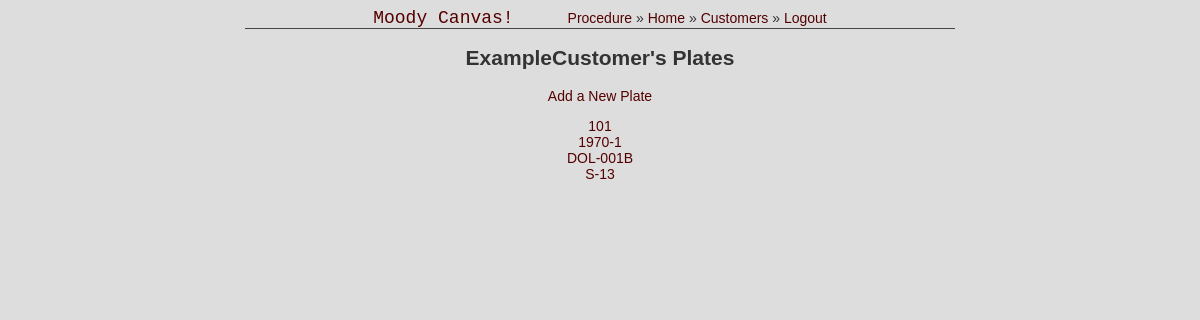
The app's page /Moody/ExampleCustomer/ (signed in) with its own data.
### Moody/models.py (models this page shows, shortened)
class Customer(models.Model):
    cust_name = models.CharField(max_length=50)

class Plate(models.Model):
    cust_id = models.ForeignKey(Customer, on_delete=models.CASCADE)
    plate_id = models.CharField(max_length=50)
    plate_sn = models.CharField(max_length=50)
    plate_mfr = models.CharField(max_length=50)
    plate_wid = models.IntegerField()
    plate_len = models.IntegerField()
    def __str__(self):
        return self.plate_id

### Moody/views.py (the view)
# urls.py: path('<str:custname>/', views.PlatesView.as_view(), name='plates'),
class PlatesView(generic.ListView):
    template_name = 'Moody/plates.html'
    context_object_name = 'plate_list'
    def get_queryset(self):
        return Plate.objects.filter(cust_id=Customer.objects.get(cust_name=self.kwargs['custname']))

### Moody/templates/Moody/plates.html (shortened to what this page needs)
<!DOCTYPE html>
<html>
<head>
</head>
<body>
    <div id="header">
        <ul id="nav">
            <li><a href="{% url 'home:index' %}" style="font-size: 18px; font-family: Courier New, Courier, monospace; margin-right: 50px;">Moody Canvas!</a></li>
            <li><a rel="dead placeholder link">Procedure</a> &raquo;</li>
            <li><a href="{% url 'Moody:index' %}">Home</a> &raquo;</li>
            <li><a href="{% url 'Moody:customers' %}">Customers</a>{% if user.is_authenticated %} &raquo;</li>
            <li><a href="{% url 'logout' %}">Logout</a>{% endif %}</li>
        </ul>
    </div>
{% if not plate_list %}
    <h2>No plates for {{ view.kwargs.custname }}.</h2>
    {% if user.is_authenticated %}
    <p><a href="{% url 'Moody:new_plate' view.kwargs.custname %}">Add one</a></p>
    {% endif %}
{% else %}
    <h2>{{ view.kwargs.custname }}'s Plates</h2>
    {% if user.is_authenticated %}
    <p><a href="{% url 'Moody:new_plate' view.kwargs.custname %}">Add a New Plate</a></p>
    {% endif %}
    <ul>
        {% for p in plate_list %}
        <li><a href="{% url 'Moody:verifs' view.kwargs.custname p %}">{{ p }}</a></li>
        {% endfor %}
    </ul>
    {% endif %}
</body>
</html>

### Moody/templates/Moody/plates.html (style rules this page uses)
a, a:visited, a:active { color: #500; text-decoration: none; }
ul, li { list-style-type: none; list-style-position: inside; padding: 0; margin: 0; }
#nav { list-style-type: none; display: inline-block; margin: 0 auto; }
#nav li { list-style-type: none; display: inline-block; }
#header { position: relative; display: inline-block; margin: 0 auto; text-align: center; width: 60%; border-bottom: 1px solid #444; }

### records on screen
Customer: kwargs.custname "ExampleCustomer"
Plate: plate "101"
Plate: plate "1970-1"
Plate: plate "DOL-001B"
Plate: plate "S-13"
